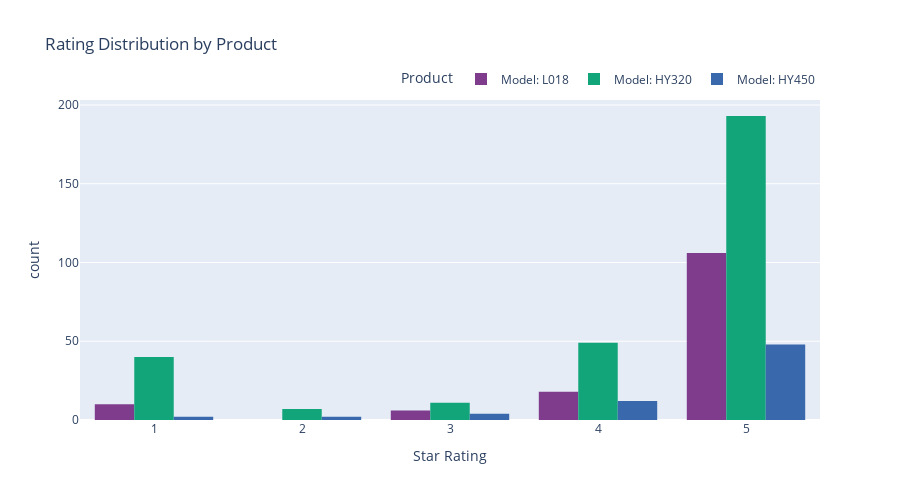

The notebook cell saved with this chart:
### Markdown cell above
## Rating Distribution Analysis

### Code cell
# Visualize rating distribution by product using Plotly
fig = px.histogram(
    all_reviews, 
    x='rating', 
    color='product_name',
    barmode='group',
    nbins=5,
    labels={'rating': 'Star Rating', 'count': 'Number of Reviews', 'product_name': 'Product'},
    title='Rating Distribution by Product',
    color_discrete_sequence=px.colors.qualitative.Bold
)

fig.update_layout(
    xaxis=dict(tickmode='linear', tick0=1, dtick=1),
    bargap=0.2,
    legend=dict(orientation='h', yanchor='bottom', y=1.02, xanchor='right', x=1),
    height=500
)

fig.show()

### Figure 1 — Plotly figure (JSON) as saved in the notebook; plotly's stock layout.template omitted (floating-point values rounded to 4 significant figures; data arrays with more than 128 entries replaced by an {"elided": "..."} marker saying what was removed)
{"data": [{"alignmentgroup": "True", "bingroup": "x", "hovertemplate": "Product=Model: L018<br>Star Rating=%{x}<br>count=%{y}<extra></extra>", "legendgroup": "Model: L018", "marker": {"color": "rgb(127, 60, 141)", "pattern": {"shape": ""}}, "name": "Model: L018", "nbinsx": 5, "offsetgroup": "Model: L018", "orientation": "v", "showlegend": true, "type": "histogram", "x": {"elided": "140 int values"}, "xaxis": "x", "yaxis": "y"}, {"alignmentgroup": "True", "bingroup": "x", "hovertemplate": "Product=Model: HY320<br>Star Rating=%{x}<br>count=%{y}<extra></extra>", "legendgroup": "Model: HY320", "marker": {"color": "rgb(17, 165, 121)", "pattern": {"shape": ""}}, "name": "Model: HY320", "nbinsx": 5, "offsetgroup": "Model: HY320", "orientation": "v", "showlegend": true, "type": "histogram", "x": {"elided": "300 int values"}, "xaxis": "x", "yaxis": "y"}, {"alignmentgroup": "True", "bingroup": "x", "hovertemplate": "Product=Model: HY450<br>Star Rating=%{x}<br>count=%{y}<extra></extra>", "legendgroup": "Model: HY450", "marker": {"color": "rgb(57, 105, 172)", "pattern": {"shape": ""}}, "name": "Model: HY450", "nbinsx": 5, "offsetgroup": "Model: HY450", "orientation": "v", "showlegend": true, "type": "histogram", "x": [5, 4, 5, 5, 5, 4, 5, 1, 5, 5, 5, 5, 5, 2, 3, 5, 5, 5, 4, 5, 5, 5, 5, 4, 5, 5, 3, 5, 4, 5, 5, 5, 5, 4, 5, 5, 5, 5, 4, 5, 4, 5, 5, 5, 4, 5, 1, 5, 5, 5, 5, 5, 2, 3, 5, 5, 5, 4, 5, 5, 5, 5, 4, 5, 5, 3, 5, 4], "xaxis": "x", "yaxis": "y"}], "layout": {"bargap": 0.2, "barmode": "group", "height": 500, "legend": {"orientation": "h", "title": {"text": "Product"}, "tracegroupgap": 0, "x": 1, "xanchor": "right", "y": 1.02, "yanchor": "bottom"}, "title": {"text": "Rating Distribution by Product"}, "xaxis": {"anchor": "y", "domain": [0, 1], "dtick": 1, "tick0": 1, "tickmode": "linear", "title": {"text": "Star Rating"}}, "yaxis": {"anchor": "x", "domain": [0, 1], "title": {"text": "count"}}}}
